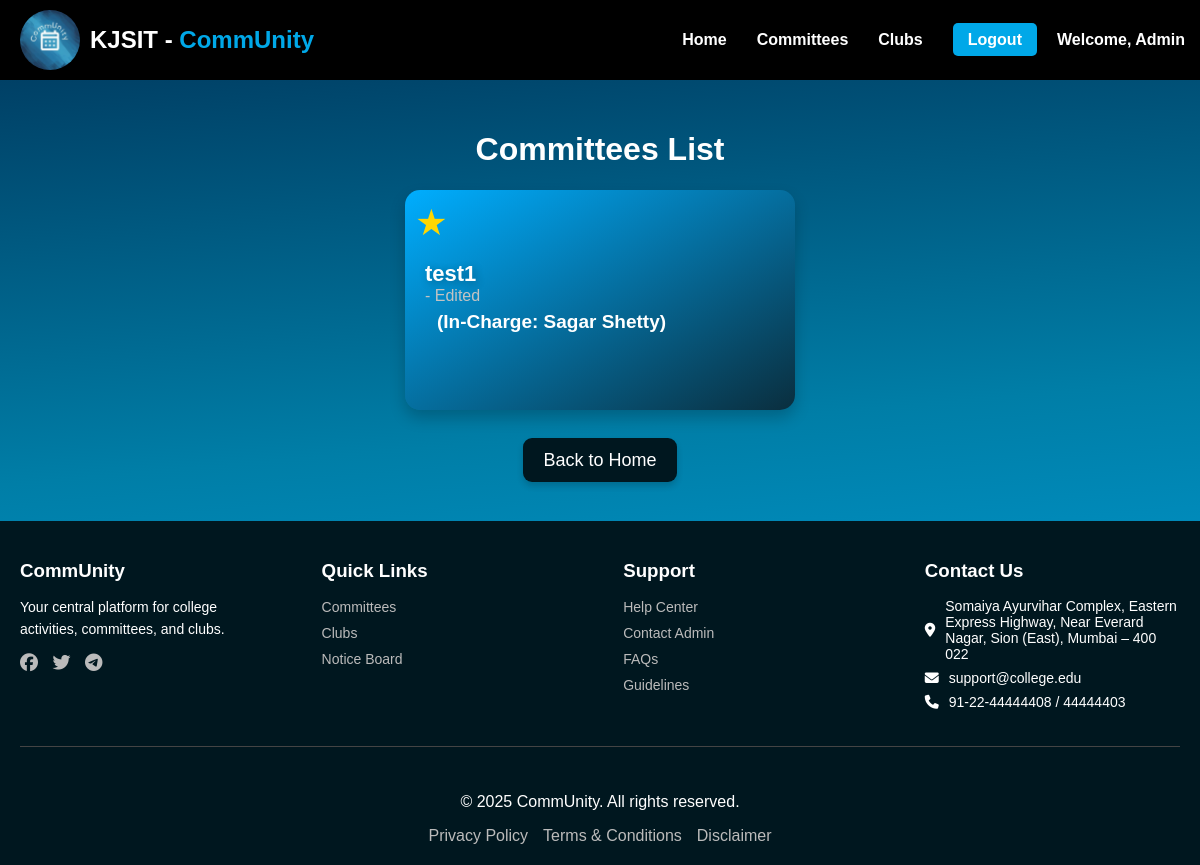
The page /committees/committees/ (signed in) on the database as committed earlier.
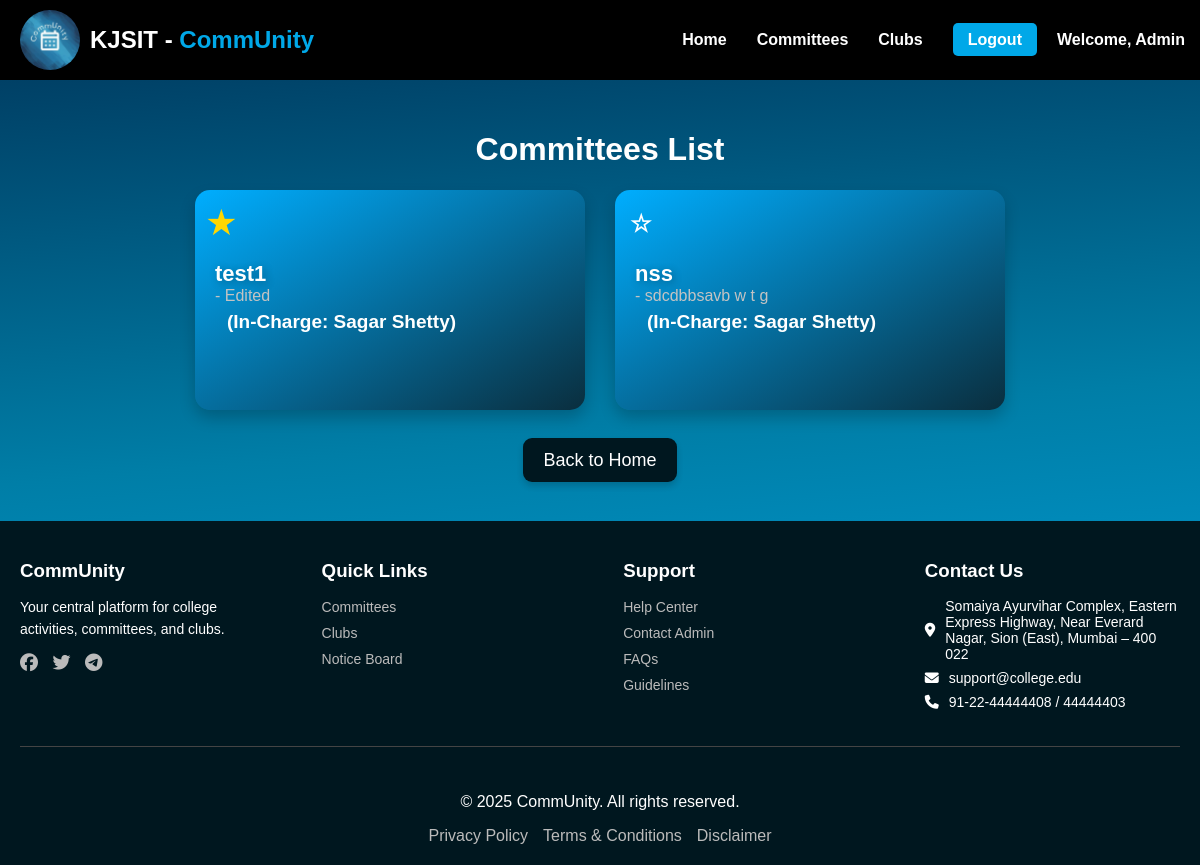
The same page on the database as committed later.
### committees/models.py (models this page shows, shortened)
class Associations(models.Model):
    ROLE_CHOICES = (
        ('committees', 'Committees'),
        ('clubs', 'Clubs')
    )
    STATUS_CHOICES = (
        ('pending', 'Pending Approval'),
        ('approved', 'Approved'),
        ('rejected', 'Rejected'),
        ('delete_pending', 'Delete Request Pending'),
    )
    CATEGORY = (
        ('None', 'None'),
        ('Academic', 'Academic'),
        ('Technical', 'Technical'),
        ('Cultural', 'Cultural'),
        ('Sports', 'Sports'),
        ('Social', 'Social'),
        ('Other', 'Other')
    )
    id = models.AutoField(primary_key=True)
    name = models.CharField(max_length=255)
    description = models.TextField()
    type = models.CharField(max_length=15, choices=ROLE_CHOICES)
    category = models.CharField(max_length=30, choices=CATEGORY, default='None')
    faculty_incharge = models.ForeignKey('faculty.Faculty', on_delete=models.CASCADE)
    created_by = models.ForeignKey('members.CoreMember', on_delete=models.CASCADE, null=True, blank=True)
    created_at = models.DateTimeField(auto_now_add=True)
    image = models.ImageField(upload_to='association_images/', null=True, blank=True)
    status = models.CharField(max_length=15, choices=STATUS_CHOICES, default='pending')
    owner = models.ForeignKey('members.CoreMember', on_delete=models.SET_NULL, null=True, blank=True,related_name='owned_associations')

### faculty/models.py (models this page shows, shortened)
class Faculty(models.Model):
    id = models.OneToOneField(UserProfile, on_delete=models.CASCADE, primary_key=True)
    department = models.CharField(max_length=100)
    designation = models.CharField(max_length=100,null=True,blank=True)
    locked_dates = models.JSONField(null=True,blank=True)
    permissions = models.JSONField(default=list,null=True,blank=True)
    can_lock_dates = models.BooleanField(default=False)

### Login/models.py (models this page shows, shortened)
class UserProfile(models.Model):
    ROLE_CHOICES = (
        ('faculty', 'Faculty'),
        ('core_member', 'Core Member'),
        ('member', 'Member'),
        ('non_participating', 'Non Participating')
    )
    id = models.OneToOneField(settings.AUTH_USER_MODEL, on_delete=models.CASCADE, primary_key=True)
    ssv_id = models.IntegerField(null=True, blank=True, unique=True)  # New field
    full_name = models.CharField(max_length=255)
    role = models.CharField(max_length=20, choices=ROLE_CHOICES,default='non_participating')
    profile_picture = models.ImageField(upload_to='profile_pics/', default='profile_pics/default.jpg',null=True, blank=True)
    created_at = models.DateTimeField(auto_now_add=True)
    updated_at = models.DateTimeField(auto_now=True)
    preferences = models.JSONField(default=list,null=True,blank=True) # New field for preferences
    notification_read = models.JSONField(default=list,null=True,blank=True)

### committees/views.py (the view, shortened to what this page needs)
# urls.py: path('committees/', views.committees_list, name='committees_list'),
def committees_list(request):
    user = request.user
    committees = Associations.objects.filter(type='committees',status__in=["approved", "delete_pending"])
    preferences = []
    if request.user.is_authenticated:
        preferences = UserProfile.objects.get(id=user).preferences
    context = {
        'committees': committees,
        'preferences': preferences
    }
    request.session['url'] = 'committees_list'
    return render(request, 'committees/committees_list.html', context)

### committees/templates/committees/committees_list.html (shortened to what the changed rows need)
{% load static %}
<link rel="stylesheet" href="https://cdnjs.cloudflare.com/ajax/libs/font-awesome/6.5.1/css/all.min.css">
<link rel="stylesheet" href="{% static 'css/committees_list.css' %}">
<h1>Committees List</h1>
<div class="committees-list">
    <ul>
        {% for committee in committees %}
            {% if committee.status == "approved" or committee.status == "delete_pending" %}
                <li>
                    <span
                        class="star-icon {% if committee.id in preferences %}selected{% endif %}"
                        data-committee-id="{{ committee.id }}"
                        onclick="toggleSelection(this)">
                        {% if committee.id in preferences %} &#9733; {% else %} &#9734; {% endif %}
                    </span>
                    <a href="{% url 'committees_detail' pk=committee.id %}" class="committee-link">
                        {{ committee.name }}
                    </a> - {{ committee.description }}
                    <br>
                    <span class="faculty-incharge">(In-Charge: {{ committee.faculty_incharge.id.full_name }})</span>
                </li>
            {% endif %}
        {% empty %}
            <li>No committees have been added yet.</li>
        {% endfor %}
    </ul>
</div>

Rows that differ between the two databases and show on the page:
added Associations: name "nss", description "sdcdbbsavb w t g", faculty_incharge.id.full_name "Sagar Shetty"
